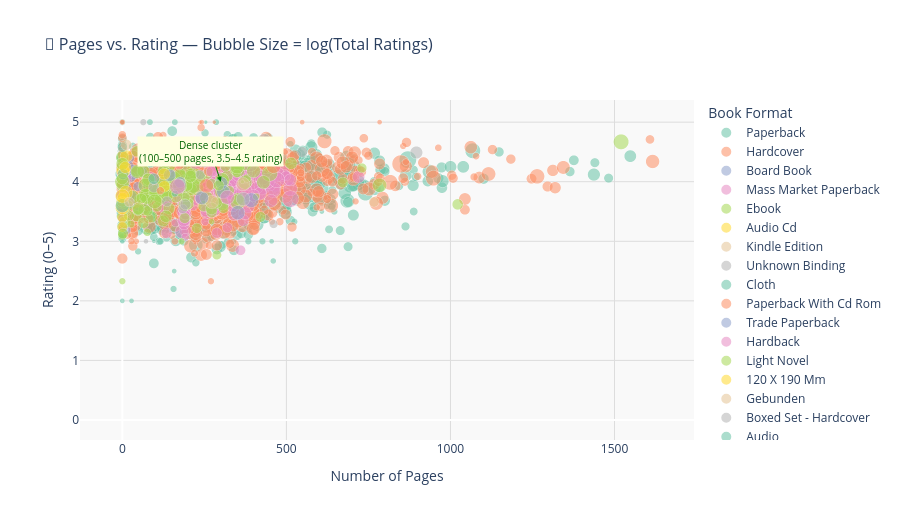

Notebook code cell kept with this figure:
### Markdown cell above
### Figure 3 · Pages vs. Rating — Interactive Scatter
*Converted from: Matplotlib Chart 3 + Seaborn scatterplot*

### Code cell
# ── Figure 3: Pages vs Rating — Interactive Scatter ──────────────────────────
sample3 = df[df['pages'] < 2000].sample(4000, random_state=42).copy()

# Add log of totalratings for bubble size
sample3['size_col'] = np.log1p(sample3['totalratings']) * 0.8

fig3 = px.scatter(
    sample3,
    x='pages', y='rating',
    color='bookformat',
    size='size_col',
    size_max=18,
    opacity=0.55,
    title='📄 Pages vs. Rating — Bubble Size = log(Total Ratings)',
    labels={'pages': 'Number of Pages', 'rating': 'Rating (0–5)',
            'bookformat': 'Format', 'size_col': 'log(totalratings)'},
    hover_data={'title': True, 'author': True,
                'pages': True, 'rating': ':.2f',
                'totalratings': ':,', 'size_col': False},
    color_discrete_sequence=px.colors.qualitative.Set2
)

# Add a LOWESS-style trend line per format
fig3.update_traces(marker=dict(line=dict(width=0.3, color='white')))

fig3.add_annotation(
    x=300, y=4.0,
    text='Dense cluster<br>(100–500 pages, 3.5–4.5 rating)',
    showarrow=True, arrowhead=2, arrowcolor='green',
    font=dict(size=10, color='darkgreen'),
    bgcolor='lightyellow'
)

fig3.update_layout(
    plot_bgcolor='#f9f9f9',
    title_font_size=16,
    legend_title='Book Format',
    xaxis=dict(title='Number of Pages', showgrid=True, gridcolor='#ddd'),
    yaxis=dict(title='Rating (0–5)', showgrid=True, gridcolor='#ddd'),
    height=520
)

fig3.show()

### Figure 1 — Plotly figure (JSON) as saved in the notebook; plotly's stock layout.template omitted (floating-point values rounded to 4 significant figures; data arrays with more than 128 entries replaced by an {"elided": "..."} marker saying what was removed)
{"data": [{"customdata": {"elided": "2428x4 mixed values"}, "hovertemplate": "Format=Paperback<br>Number of Pages=%{x}<br>Rating (0–5)=%{y:.2f}<br>title=%{customdata[0]}<br>author=%{customdata[1]}<br>totalratings=%{customdata[2]:,}<extra></extra>", "legendgroup": "Paperback", "marker": {"color": "rgb(102,194,165)", "line": {"color": "white", "width": 0.3}, "opacity": 0.55, "size": {"elided": "2428 float values"}, "sizemode": "area", "sizeref": 0.03356, "symbol": "circle"}, "mode": "markers", "name": "Paperback", "showlegend": true, "type": "scattergl", "x": {"elided": "2428 int values"}, "xaxis": "x", "y": {"elided": "2428 float values"}, "yaxis": "y"}, {"customdata": {"elided": "1216x4 mixed values"}, "hovertemplate": "Format=Hardcover<br>Number of Pages=%{x}<br>Rating (0–5)=%{y:.2f}<br>title=%{customdata[0]}<br>author=%{customdata[1]}<br>totalratings=%{customdata[2]:,}<extra></extra>", "legendgroup": "Hardcover", "marker": {"color": "rgb(252,141,98)", "line": {"color": "white", "width": 0.3}, "opacity": 0.55, "size": {"elided": "1216 float values"}, "sizemode": "area", "sizeref": 0.03356, "symbol": "circle"}, "mode": "markers", "name": "Hardcover", "showlegend": true, "type": "scattergl", "x": {"elided": "1216 int values"}, "xaxis": "x", "y": {"elided": "1216 float values"}, "yaxis": "y"}, {"customdata": [["Le Temps Des Martyrs", "Jenny,Alexis Coridun", 18, 2.356], ["Hey, Diddle, Diddle: And Other Favorite Nursery Rhymes", "Hannah Wood", 50, 3.145], ["Corto Maltese : la maison dorÃ©e de Samarkand", "Hugo Pratt", 716, 5.26], ["Cornelius P. Mud, Are You Ready for Bed?", "Barney Saltzberg", 318, 4.612], ["What am I? Halloween", "Anne Margaret Lewis,Tom Mills", 61, 3.302], ["Il Ã©tait une fois en France, Tome 5 : Le petit juge de Melun", "Fabien Nury,Sylvain VallÃ©e", 129, 3.894], ["You Can Name 100 Trucks!", "Jim Becker,Andy Mayer", 20, 2.436], ["The Missing Christmas Tree", "Wilbert Awdry,Tommy Stubbs", 27, 2.666], ["Elmo's Little Library (Sesame Street) (Sesame Street (Random House))", "Sarah Albee,Constance Allen,Deborah November,Maggie Swanson,Tom Leigh", 18, 2.356], ["City by the Silt Sea", "Shane Lacy Hensley", 21, 2.473], ["Corrupt Practices: A Parker Stern Novel", "Robert Rotstein", 182, 4.168], ["Lift-the-Flap Tab: Trucks", "Roger Priddy", 107, 3.746], ["Le GÃ©nie Des Alpages", "F'Murr", 39, 2.951], ["Mouse Paint", "Ellen Stoll Walsh", 15425, 7.715], ["Hush, Little Alien", "Daniel Kirk", 143, 3.976], ["My First Superman Book: Touch and Feel", "David Katz", 86, 3.573], ["Rain, Rain, Go Away", "Caroline Jayne Church", 193, 4.214]], "hovertemplate": "Format=Board Book<br>Number of Pages=%{x}<br>Rating (0–5)=%{y:.2f}<br>title=%{customdata[0]}<br>author=%{customdata[1]}<br>totalratings=%{customdata[2]:,}<extra></extra>", "legendgroup": "Board Book", "marker": {"color": "rgb(141,160,203)", "line": {"color": "white", "width": 0.3}, "opacity": 0.55, "size": [2.356, 3.145, 5.26, 4.612, 3.302, 3.894, 2.436, 2.666, 2.356, 2.473, 4.168, 3.746, 2.951, 7.715, 3.976, 3.573, 4.214], "sizemode": "area", "sizeref": 0.03356, "symbol": "circle"}, "mode": "markers", "name": "Board Book", "showlegend": true, "type": "scattergl", "x": [47, 0, 200, 26, 24, 60, 14, 12, 24, 192, 356, 18, 47, 32, 24, 12, 12], "xaxis": "x", "y": [3.5, 3.78, 4.36, 3.76, 3.64, 4.16, 3.9, 3.19, 4.39, 4.05, 3.7, 4.27, 3.92, 4.16, 4.08, 4.09, 3.61], "yaxis": "y"}, {"customdata": {"elided": "147x4 mixed values"}, "hovertemplate": "Format=Mass Market Paperback<br>Number of Pages=%{x}<br>Rating (0–5)=%{y:.2f}<br>title=%{customdata[0]}<br>author=%{customdata[1]}<br>totalratings=%{customdata[2]:,}<extra></extra>", "legendgroup": "Mass Market Paperback", "marker": {"color": "rgb(231,138,195)", "line": {"color": "white", "width": 0.3}, "opacity": 0.55, "size": {"elided": "147 float values"}, "sizemode": "area", "sizeref": 0.03356, "symbol": "circle"}, "mode": "markers", "name": "Mass Market Paperback", "showlegend": true, "type": "scattergl", "x": {"elided": "147 int values"}, "xaxis": "x", "y": {"elided": "147 float values"}, "yaxis": "y"}, {"customdata": {"elided": "126x4 mixed values"}, "hovertemplate": "Format=Ebook<br>Number of Pages=%{x}<br>Rating (0–5)=%{y:.2f}<br>title=%{customdata[0]}<br>author=%{customdata[1]}<br>totalratings=%{customdata[2]:,}<extra></extra>", "legendgroup": "Ebook", "marker": {"color": "rgb(166,216,84)", "line": {"color": "white", "width": 0.3}, "opacity": 0.55, "size": [5.12, 4.744, 5.207, 6.757, 2.951, 2.931, 4.689, 5.235, 3.856, 1.433, 4.176, 3.676, 2.606, 6.837, 3.716, 7.764, 5.948, 5.901, 6.156, 5.015, 4.185, 2.052, 4.845, 6.158, 4.724, 5.887, 3.959, 3.582, 4.929, 6.657, 5.953, 2.356, 4.891, 5.615, 5.41, 5.243, 5.477, 6.111, 5.401, 5.165, 6.259, 3.191, 5.375, 3.992, 4.673, 1.557, 6.725, 5.283, 6.198, 6.356, 3.775, 4.849, 5.709, 3.506, 5.807, 6.498, 8.711, 6.8, 5.236, 3.692, 7.68, 4.401, 4.758, 7.436, 5.893, 1.109, 3.651, 3.66, 4.967, 3.976, 5.892, 6.383, 4.508, 2.473, 3.731, 3.387, 6.115, 2.747, 3.206, 5.589, 4.584, 3.789, 6.705, 4.243, 4.889, 4.243, 4.656, 2.111, 5.456, 3.948, 5.855, 3.823, 4.388, 1.758, 2.867, 1.557, 6.56, 5.023, 7.047, 2.721, 4.783, 5.984, 0.5545, 4.154, 5.316, 5.526, 2.218, 1.664, 5.821, 6.734, 3.113, 8.139, 4.464, 5.092, 3.796, 4.231, 7.697, 4.878, 5.992, 7.239, 4.991, 4.9, 7.267, 3.545, 4.871, 4.544], "sizemode": "area", "sizeref": 0.03356, "symbol": "circle"}, "mode": "markers", "name": "Ebook", "showlegend": true, "type": "scattergl", "x": [0, 89, 126, 304, 288, 51, 116, 200, 43, 260, 272, 421, 320, 202, 128, 75, 68, 194, 352, 352, 109, 352, 7, 374, 304, 72, 44, 260, 514, 80, 304, 380, 67, 375, 144, 156, 0, 101, 0, 64, 46, 146, 235, 248, 208, 180, 226, 80, 234, 32, 672, 217, 127, 72, 104, 303, 335, 70, 190, 308, 200, 320, 200, 352, 347, 272, 314, 190, 15, 64, 164, 400, 142, 349, 178, 77, 256, 122, 326, 207, 117, 0, 350, 48, 140, 114, 210, 76, 150, 1022, 132, 58, 287, 408, 192, 0, 784, 98, 216, 0, 197, 124, 366, 272, 133, 178, 0, 344, 158, 304, 106, 449, 135, 172, 20, 125, 1520, 208, 430, 162, 49, 133, 0, 227, 272, 176], "xaxis": "x", "y": [4.24, 3.41, 3.94, 3.99, 2.77, 3.71, 3.83, 3.72, 4.17, 4.4, 3.96, 3.41, 4.32, 4.0, 3.9, 3.75, 3.77, 3.93, 4.19, 3.71, 3.92, 4.25, 3.32, 3.99, 3.88, 3.77, 3.42, 4.13, 4.31, 4.02, 3.63, 4.06, 3.53, 4.3, 4.13, 3.96, 4.41, 3.79, 3.94, 4.18, 4.17, 4.26, 4.08, 3.59, 3.95, 3.0, 3.89, 4.04, 4.07, 3.74, 3.99, 4.15, 4.16, 3.71, 3.84, 3.83, 4.4, 3.94, 3.61, 3.56, 4.21, 4.1, 3.63, 3.66, 4.22, 3.33, 4.26, 3.39, 3.6, 3.31, 3.98, 4.18, 3.55, 4.14, 3.84, 3.51, 3.73, 4.2, 3.85, 4.11, 3.74, 3.71, 4.25, 3.53, 3.8, 3.7, 3.87, 3.15, 3.97, 3.62, 4.34, 3.72, 3.65, 3.75, 3.74, 2.33, 3.94, 3.85, 3.93, 3.1, 3.94, 3.98, 4.0, 3.49, 3.84, 4.09, 4.33, 4.71, 4.06, 4.03, 3.58, 4.14, 3.76, 3.95, 3.43, 3.34, 4.67, 4.09, 3.99, 3.77, 3.55, 3.42, 4.0, 3.22, 3.55, 4.13], "yaxis": "y"}, {"customdata": [["Doctor Who: I.D. and Urgent Calls", "Eddie Robson", 131, 3.906], ["As Texas Goes...: How the Lone Star State Hijacked the American Agenda", "Gail Collins", 924, 5.464], ["The Art of Intelligence", "Henry A. Crumpton,David Colacci", 2482, 6.254], ["Doctor Who: The Perpetual Bond", "Simon Guerrier", 80, 3.516], ["The Neuroscience of Change: A Compassion-Based Program for Personal Transformation", "Kelly McGonigal", 212, 4.289], ["We're Alive: A Story of Survival, the First Season", "K.C. Wayland", 830, 5.378], ["Doctor Who: The Wishing Beast and The Vanity Box", "Paul Magrs", 121, 3.843], ["We Are All Weird: The Myth of Mass and The End of Compliance", "Seth Godin", 3630, 6.558], ["The Knights' Tales Collection: Book 1: Sir Lancelot the Great; Book 2: Sir Givret the Short; Book 3: Sir Gawain the True; Book 4: Sir Balin the Ill-Fated", "Gerald Morris", 87, 3.582], ["A Perfect Time for Pandas", "Mary Pope Osborne", 2366, 6.216], ["Doctor Who: The Wanderer", "Richard Dinnick", 77, 3.485]], "hovertemplate": "Format=Audio Cd<br>Number of Pages=%{x}<br>Rating (0–5)=%{y:.2f}<br>title=%{customdata[0]}<br>author=%{customdata[1]}<br>totalratings=%{customdata[2]:,}<extra></extra>", "legendgroup": "Audio Cd", "marker": {"color": "rgb(255,217,47)", "line": {"color": "white", "width": 0.3}, "opacity": 0.55, "size": [3.906, 5.464, 6.254, 3.516, 4.289, 5.378, 3.843, 6.558, 3.582, 6.216, 3.485], "sizemode": "area", "sizeref": 0.03356, "symbol": "circle"}, "mode": "markers", "name": "Audio Cd", "showlegend": true, "type": "scattergl", "x": [0, 0, 11, 1, 6, 12, 0, 0, 5, 2, 0], "xaxis": "x", "y": [3.41, 3.65, 3.82, 3.74, 4.17, 4.43, 3.24, 3.57, 4.28, 4.18, 3.66], "yaxis": "y"}, {"customdata": [["The Paleo Manifesto: Ancient Wisdom for Lifelong Health", "John Durant", 1408, 5.801], ["A More Perfect Heaven: How Copernicus Revolutionized the Cosmos", "Dava Sobel", 1878, 6.031]], "hovertemplate": "Format=Kindle Edition<br>Number of Pages=%{x}<br>Rating (0–5)=%{y:.2f}<br>title=%{customdata[0]}<br>author=%{customdata[1]}<br>totalratings=%{customdata[2]:,}<extra></extra>", "legendgroup": "Kindle Edition", "marker": {"color": "rgb(229,196,148)", "line": {"color": "white", "width": 0.3}, "opacity": 0.55, "size": [5.801, 6.031], "sizemode": "area", "sizeref": 0.03356, "symbol": "circle"}, "mode": "markers", "name": "Kindle Edition", "showlegend": true, "type": "scattergl", "x": [368, 273], "xaxis": "x", "y": [3.96, 3.66], "yaxis": "y"}, {"customdata": [["Dungeons & Dragons Fantasy Roleplaying Game: An Essential D&D Starter Set", "James Wyatt,Jeremy Crawford,Mike Mearls,Bill Slavicsek,Rodney Thompson,Larry Elmore,Ralph Horsley", 158, 4.055], ["Click, Volume 3", "Youngran Lee", 37, 2.91], ["Gurahl", "Jackie Cassada,Nicky Rea", 82, 3.535], ["Financial Accounting For Decision Makers", "Peter Atrill,Eddie McLaney", 24, 2.575], ["God of the Empty-Handed: Poverty, Power, and the Kingdom of God", "Jayakumar Christian", 57, 3.248], ["Life in a Jewish Family: Her Unfinished Autobiographical Account", "Edith Stein", 105, 3.731], ["The Essays of Warren Buffett: Lessons for Corporate America", "Warren Buffett", 6203, 6.986], ["50 Fabulous Pineapple Motifs to Crochet (Leisure Arts #4864)", "Rita Weiss", 5, 1.433]], "hovertemplate": "Format=Unknown Binding<br>Number of Pages=%{x}<br>Rating (0–5)=%{y:.2f}<br>title=%{customdata[0]}<br>author=%{customdata[1]}<br>totalratings=%{customdata[2]:,}<extra></extra>", "legendgroup": "Unknown Binding", "marker": {"color": "rgb(179,179,179)", "line": {"color": "white", "width": 0.3}, "opacity": 0.55, "size": [4.055, 2.91, 3.535, 2.575, 3.248, 3.731, 6.986, 1.433], "sizemode": "area", "sizeref": 0.03356, "symbol": "circle"}, "mode": "markers", "name": "Unknown Binding", "showlegend": true, "type": "scattergl", "x": [96, 184, 136, 461, 238, 548, 246, 64], "xaxis": "x", "y": [3.91, 3.54, 3.67, 3.29, 4.12, 4.5, 4.36, 5.0], "yaxis": "y"}, {"customdata": [["The Standard Edition of the Complete Psychological Works, 24 Vols", "Sigmund Freud,James Strachey,Anna Freud", 55, 3.22]], "hovertemplate": "Format=Cloth<br>Number of Pages=%{x}<br>Rating (0–5)=%{y:.2f}<br>title=%{customdata[0]}<br>author=%{customdata[1]}<br>totalratings=%{customdata[2]:,}<extra></extra>", "legendgroup": "Cloth", "marker": {"color": "rgb(102,194,165)", "line": {"color": "white", "width": 0.3}, "opacity": 0.55, "size": [3.22], "sizemode": "area", "sizeref": 0.03356, "symbol": "circle"}, "mode": "markers", "name": "Cloth", "showlegend": true, "type": "scattergl", "x": [0], "xaxis": "x", "y": [4.58], "yaxis": "y"}, {"customdata": [["The Only Astrology Book You'll Ever Need", "Joanna Martine Woolfolk", 3806, 6.596]], "hovertemplate": "Format=Paperback With Cd Rom<br>Number of Pages=%{x}<br>Rating (0–5)=%{y:.2f}<br>title=%{customdata[0]}<br>author=%{customdata[1]}<br>totalratings=%{customdata[2]:,}<extra></extra>", "legendgroup": "Paperback With Cd Rom", "marker": {"color": "rgb(252,141,98)", "line": {"color": "white", "width": 0.3}, "opacity": 0.55, "size": [6.596], "sizemode": "area", "sizeref": 0.03356, "symbol": "circle"}, "mode": "markers", "name": "Paperback With Cd Rom", "showlegend": true, "type": "scattergl", "x": [461], "xaxis": "x", "y": [4.26], "yaxis": "y"}, {"customdata": [["Donnybrook", "Frank Bill", 1481, 5.841], ["Forbidden Embers", "Tessa Adams", 529, 5.018], ["Coin Locker Babies", "RyÅ« Murakami,Stephen    Snyder", 7953, 7.185], ["Precinct 13", "Tate Hallaway", 1514, 5.859]], "hovertemplate": "Format=Trade Paperback<br>Number of Pages=%{x}<br>Rating (0–5)=%{y:.2f}<br>title=%{customdata[0]}<br>author=%{customdata[1]}<br>totalratings=%{customdata[2]:,}<extra></extra>", "legendgroup": "Trade Paperback", "marker": {"color": "rgb(141,160,203)", "line": {"color": "white", "width": 0.3}, "opacity": 0.55, "size": [5.841, 5.018, 7.185, 5.859], "sizemode": "area", "sizeref": 0.03356, "symbol": "circle"}, "mode": "markers", "name": "Trade Paperback", "showlegend": true, "type": "scattergl", "x": [242, 302, 393, 308], "xaxis": "x", "y": [3.73, 3.98, 3.69, 3.83], "yaxis": "y"}, {"customdata": [["Toby's Room", "Pat Barker,Nicola  Barber", 3977, 6.631]], "hovertemplate": "Format=Hardback<br>Number of Pages=%{x}<br>Rating (0–5)=%{y:.2f}<br>title=%{customdata[0]}<br>author=%{customdata[1]}<br>totalratings=%{customdata[2]:,}<extra></extra>", "legendgroup": "Hardback", "marker": {"color": "rgb(231,138,195)", "line": {"color": "white", "width": 0.3}, "opacity": 0.55, "size": [6.631], "sizemode": "area", "sizeref": 0.03356, "symbol": "circle"}, "mode": "markers", "name": "Hardback", "showlegend": true, "type": "scattergl", "x": [320], "xaxis": "x", "y": [3.74], "yaxis": "y"}, {"customdata": [["ISã€ˆã‚¤ãƒ³ãƒ•ã‚£ãƒ‹ãƒƒãƒˆãƒ»ã‚¹ãƒˆãƒ©ãƒˆã‚¹ã€‰. 3 / IS Infinitto Sutoratosu. 3 [Infinite Stratos 3]", "Izuru Yumizuru,å¼“å¼¦ ã‚¤ã‚ºãƒ«,Okiura", 116, 3.81]], "hovertemplate": "Format=Light Novel<br>Number of Pages=%{x}<br>Rating (0–5)=%{y:.2f}<br>title=%{customdata[0]}<br>author=%{customdata[1]}<br>totalratings=%{customdata[2]:,}<extra></extra>", "legendgroup": "Light Novel", "marker": {"color": "rgb(166,216,84)", "line": {"color": "white", "width": 0.3}, "opacity": 0.55, "size": [3.81], "sizemode": "area", "sizeref": 0.03356, "symbol": "circle"}, "mode": "markers", "name": "Light Novel", "showlegend": true, "type": "scattergl", "x": [294], "xaxis": "x", "y": [3.94], "yaxis": "y"}, {"customdata": [["Jak zostaÅ‚em pisarzem (prÃ³ba autobiografii intelektualnej)", "Andrzej Stasiuk,Kamil Targosz", 231, 4.357]], "hovertemplate": "Format=120 X 190 Mm<br>Number of Pages=%{x}<br>Rating (0–5)=%{y:.2f}<br>title=%{customdata[0]}<br>author=%{customdata[1]}<br>totalratings=%{customdata[2]:,}<extra></extra>", "legendgroup": "120 X 190 Mm", "marker": {"color": "rgb(255,217,47)", "line": {"color": "white", "width": 0.3}, "opacity": 0.55, "size": [4.357], "sizemode": "area", "sizeref": 0.03356, "symbol": "circle"}, "mode": "markers", "name": "120 X 190 Mm", "showlegend": true, "type": "scattergl", "x": [128], "xaxis": "x", "y": [3.92], "yaxis": "y"}, {"customdata": [["Die Flamme der Nacht", "Gesa Schwartz", 90, 3.609]], "hovertemplate": "Format=Gebunden<br>Number of Pages=%{x}<br>Rating (0–5)=%{y:.2f}<br>title=%{customdata[0]}<br>author=%{customdata[1]}<br>totalratings=%{customdata[2]:,}<extra></extra>", "legendgroup": "Gebunden", "marker": {"color": "rgb(229,196,148)", "line": {"color": "white", "width": 0.3}, "opacity": 0.55, "size": [3.609], "sizemode": "area", "sizeref": 0.03356, "symbol": "circle"}, "mode": "markers", "name": "Gebunden", "showlegend": true, "type": "scattergl", "x": [767], "xaxis": "x", "y": [3.66], "yaxis": "y"}, {"customdata": [["The Art of Computer Programming, Volumes 1-3 Boxed Set", "Donald Ervin Knuth", 729, 5.274]], "hovertemplate": "Format=Boxed Set - Hardcover<br>Number of Pages=%{x}<br>Rating (0–5)=%{y:.2f}<br>title=%{customdata[0]}<br>author=%{customdata[1]}<br>totalratings=%{customdata[2]:,}<extra></extra>", "legendgroup": "Boxed Set - Hardcover", "marker": {"color": "rgb(179,179,179)", "line": {"color": "white", "width": 0.3}, "opacity": 0.55, "size": [5.274], "sizemode": "area", "sizeref": 0.03356, "symbol": "circle"}, "mode": "markers", "name": "Boxed Set - Hardcover", "showlegend": true, "type": "scattergl", "x": [896], "xaxis": "x", "y": [4.49], "yaxis": "y"}, {"customdata": [["Ancient Light", "John Banville", 2972, 6.398], ["The Bridge at Dong Ha", "John Grider Miller", 148, 4.003]], "hovertemplate": "Format=Audio<br>Number of Pages=%{x}<br>Rating (0–5)=%{y:.2f}<br>title=%{customdata[0]}<br>author=%{customdata[1]}<br>totalratings=%{customdata[2]:,}<extra></extra>", "legendgroup": "Audio", "marker": {"color": "rgb(102,194,165)", "line": {"color": "white", "width": 0.3}, "opacity": 0.55, "size": [6.398, 4.003], "sizemode": "area", "sizeref": 0.03356, "symbol": "circle"}, "mode": "markers", "name": "Audio", "showlegend": true, "type": "scattergl", "x": [0, 2], "xaxis": "x", "y": [3.6, 4.13], "yaxis": "y"}, {"customdata": [["The Wireworker's Companion", "Denise Peck,Jane Dickerson", 13, 2.111], ["Active Isolated Stretching: The Mattes Method", "Aaron L. Mattes", 47, 3.097], ["Complete Copyright", "Carrie Russell", 35, 2.867]], "hovertemplate": "Format=Spiral-Bound<br>Number of Pages=%{x}<br>Rating (0–5)=%{y:.2f}<br>title=%{customdata[0]}<br>author=%{customdata[1]}<br>totalratings=%{customdata[2]:,}<extra></extra>", "legendgroup": "Spiral-Bound", "marker": {"color": "rgb(252,141,98)", "line": {"color": "white", "width": 0.3}, "opacity": 0.55, "size": [2.111, 3.097, 2.867], "sizemode": "area", "sizeref": 0.03356, "symbol": "circle"}, "mode": "markers", "name": "Spiral-Bound", "showlegend": true, "type": "scattergl", "x": [116, 174, 262], "xaxis": "x", "y": [3.85, 4.28, 4.17], "yaxis": "y"}, {"customdata": [["Hoofprints in the Snow", "Joanna   Campbell,Karle Dickerson", 160, 4.065], ["Mes amis, mes amours", "Marc Levy", 3712, 6.576]], "hovertemplate": "Format=Mass Market<br>Number of Pages=%{x}<br>Rating (0–5)=%{y:.2f}<br>title=%{customdata[0]}<br>author=%{customdata[1]}<br>totalratings=%{customdata[2]:,}<extra></extra>", "legendgroup": "Mass Market", "marker": {"color": "rgb(141,160,203)", "line": {"color": "white", "width": 0.3}, "opacity": 0.55, "size": [4.065, 6.576], "sizemode": "area", "sizeref": 0.03356, "symbol": "circle"}, "mode": "markers", "name": "Mass Market", "showlegend": true, "type": "scattergl", "x": [176, 352], "xaxis": "x", "y": [3.99, 3.48], "yaxis": "y"}, {"customdata": [["Newspaper Designer's Handbook [With CDROM]", "Tim Harrower", 140, 3.959]], "hovertemplate": "Format=Spiral<br>Number of Pages=%{x}<br>Rating (0–5)=%{y:.2f}<br>title=%{customdata[0]}<br>author=%{customdata[1]}<br>totalratings=%{customdata[2]:,}<extra></extra>", "legendgroup": "Spiral", "marker": {"color": "rgb(231,138,195)", "line": {"color": "white", "width": 0.3}, "opacity": 0.55, "size": [3.959], "sizemode": "area", "sizeref": 0.03356, "symbol": "circle"}, "mode": "markers", "name": "Spiral", "showlegend": true, "type": "scattergl", "x": [272], "xaxis": "x", "y": [4.17], "yaxis": "y"}, {"customdata": [["The Steps to the Empty Throne", "Nigel Tranter", 376, 4.746], ["The Scarlet Plague", "Jack London", 6305, 6.999], ["The St. Clare's Story Collection", "Enid Blyton", 672, 5.209], ["A Wedding to Remember", "Emma Darcy,Dick Hill", 95, 3.651]], "hovertemplate": "Format=Audio Cassette<br>Number of Pages=%{x}<br>Rating (0–5)=%{y:.2f}<br>title=%{customdata[0]}<br>author=%{customdata[1]}<br>totalratings=%{customdata[2]:,}<extra></extra>", "legendgroup": "Audio Cassette", "marker": {"color": "rgb(166,216,84)", "line": {"color": "white", "width": 0.3}, "opacity": 0.55, "size": [4.746, 6.999, 5.209, 3.651], "sizemode": "area", "sizeref": 0.03356, "symbol": "circle"}, "mode": "markers", "name": "Audio Cassette", "showlegend": true, "type": "scattergl", "x": [0, 98, 0, 2], "xaxis": "x", "y": [4.05, 3.67, 4.3, 3.13], "yaxis": "y"}, {"customdata": [["The Safe Man: A Ghost Story", "Michael Connelly", 4517, 6.733], ["Gospel Deeps: Reveling in the Excellencies of Jesus", "Jared C. Wilson,Matt Chandler", 325, 4.63]], "hovertemplate": "Format=Audiobook<br>Number of Pages=%{x}<br>Rating (0–5)=%{y:.2f}<br>title=%{customdata[0]}<br>author=%{customdata[1]}<br>totalratings=%{customdata[2]:,}<extra></extra>", "legendgroup": "Audiobook", "marker": {"color": "rgb(255,217,47)", "line": {"color": "white", "width": 0.3}, "opacity": 0.55, "size": [6.733, 4.63], "sizemode": "area", "sizeref": 0.03356, "symbol": "circle"}, "mode": "markers", "name": "Audiobook", "showlegend": true, "type": "scattergl", "x": [0, 9], "xaxis": "x", "y": [3.76, 4.24], "yaxis": "y"}, {"customdata": [["Disney's Talespin Ghost Ship (A Little Golden Book)", "Andy Helfer", 53, 3.191]], "hovertemplate": "Format=Board<br>Number of Pages=%{x}<br>Rating (0–5)=%{y:.2f}<br>title=%{customdata[0]}<br>author=%{customdata[1]}<br>totalratings=%{customdata[2]:,}<extra></extra>", "legendgroup": "Board", "marker": {"color": "rgb(229,196,148)", "line": {"color": "white", "width": 0.3}, "opacity": 0.55, "size": [3.191], "sizemode": "area", "sizeref": 0.03356, "symbol": "circle"}, "mode": "markers", "name": "Board", "showlegend": true, "type": "scattergl", "x": [21], "xaxis": "x", "y": [3.66], "yaxis": "y"}, {"customdata": [["Toxic Heart", "Theo Lawrence", 2633, 6.301], ["Hellboy, Volume 5: Darkness Calls and The Wild Hunt", "Mike Mignola,Duncan Fegredo", 663, 5.199], ["Wyvernhail", "Amelia Atwater-Rhodes", 5255, 6.854], ["Risky Chance", "Alison Hart,Ruth Sanderson", 415, 4.825], ["Kanem-Borno: 1,000 Years of Splendor (The Kingdoms of Africa)", "Philip Koslow", 2, 0.8789]], "hovertemplate": "Format=Library Binding<br>Number of Pages=%{x}<br>Rating (0–5)=%{y:.2f}<br>title=%{customdata[0]}<br>author=%{customdata[1]}<br>totalratings=%{customdata[2]:,}<extra></extra>", "legendgroup": "Library Binding", "marker": {"color": "rgb(179,179,179)", "line": {"color": "white", "width": 0.3}, "opacity": 0.55, "size": [6.301, 5.199, 6.854, 4.825, 0.8789], "sizemode": "area", "sizeref": 0.03356, "symbol": "circle"}, "mode": "markers", "name": "Library Binding", "showlegend": true, "type": "scattergl", "x": [368, 432, 174, 160, 72], "xaxis": "x", "y": [3.71, 4.7, 3.93, 4.36, 3.0], "yaxis": "y"}, {"customdata": [["Nigel Jackson Tarot Minikit", "Nigel Jackson", 5, 1.433]], "hovertemplate": "Format=Misc. Supplies<br>Number of Pages=%{x}<br>Rating (0–5)=%{y:.2f}<br>title=%{customdata[0]}<br>author=%{customdata[1]}<br>totalratings=%{customdata[2]:,}<extra></extra>", "legendgroup": "Misc. Supplies", "marker": {"color": "rgb(102,194,165)", "line": {"color": "white", "width": 0.3}, "opacity": 0.55, "size": [1.433], "sizemode": "area", "sizeref": 0.03356, "symbol": "circle"}, "mode": "markers", "name": "Misc. Supplies", "showlegend": true, "type": "scattergl", "x": [160], "xaxis": "x", "y": [3.8], "yaxis": "y"}, {"customdata": [["The Absolute Sandman, Volume Two", "Neil Gaiman,Shawn McManus,Kelley Jones,Mike Dringenberg,Bryan Talbot,John Watkiss,Matt Wagner,Stan Woch,Colleen Doran,Duncan Eagleson,John Bolton,Malcolm Jones III,George Pratt,Dick Giordano,P. Craig Russell,Vince Locke,Daniel Vozzo,Steve Oliff,Todd Klein,Dave McKean", 7754, 7.165]], "hovertemplate": "Format=Slipcased Hardcover<br>Number of Pages=%{x}<br>Rating (0–5)=%{y:.2f}<br>title=%{customdata[0]}<br>author=%{customdata[1]}<br>totalratings=%{customdata[2]:,}<extra></extra>", "legendgroup": "Slipcased Hardcover", "marker": {"color": "rgb(252,141,98)", "line": {"color": "white", "width": 0.3}, "opacity": 0.55, "size": [7.165], "sizemode": "area", "sizeref": 0.03356, "symbol": "circle"}, "mode": "markers", "name": "Slipcased Hardcover", "showlegend": true, "type": "scattergl", "x": [616], "xaxis": "x", "y": [4.68], "yaxis": "y"}, {"customdata": [["The Enchiridion on Faith Hope and Love (Augustine Series 1)", "Augustine of Hippo,Bruce Harbert,John E. Rotelle", 577, 5.088]], "hovertemplate": "Format=Paper<br>Number of Pages=%{x}<br>Rating (0–5)=%{y:.2f}<br>title=%{customdata[0]}<br>author=%{customdata[1]}<br>totalratings=%{customdata[2]:,}<extra></extra>", "legendgroup": "Paper", "marker": {"color": "rgb(141,160,203)", "line": {"color": "white", "width": 0.3}, "opacity": 0.55, "size": [5.088], "sizemode": "area", "sizeref": 0.03356, "symbol": "circle"}, "mode": "markers", "name": "Paper", "showlegend": true, "type": "scattergl", "x": [144], "xaxis": "x", "y": [4.11], "yaxis": "y"}, {"customdata": [["Preacher, Volume 9: Alamo", "Garth Ennis,Steve Dillon", 20169, 7.93]], "hovertemplate": "Format=Comics<br>Number of Pages=%{x}<br>Rating (0–5)=%{y:.2f}<br>title=%{customdata[0]}<br>author=%{customdata[1]}<br>totalratings=%{customdata[2]:,}<extra></extra>", "legendgroup": "Comics", "marker": {"color": "rgb(231,138,195)", "line": {"color": "white", "width": 0.3}, "opacity": 0.55, "size": [7.93], "sizemode": "area", "sizeref": 0.03356, "symbol": "circle"}, "mode": "markers", "name": "Comics", "showlegend": true, "type": "scattergl", "x": [224], "xaxis": "x", "y": [4.34], "yaxis": "y"}, {"customdata": [["The Romance Angels Oracle Cards", "Doreen Virtue", 148, 4.003], ["Crochet to Go Deck: 25 Chic and Simple Patterns", "Alicia Bergin,Julie Toy", 14, 2.166]], "hovertemplate": "Format=Cards<br>Number of Pages=%{x}<br>Rating (0–5)=%{y:.2f}<br>title=%{customdata[0]}<br>author=%{customdata[1]}<br>totalratings=%{customdata[2]:,}<extra></extra>", "legendgroup": "Cards", "marker": {"color": "rgb(166,216,84)", "line": {"color": "white", "width": 0.3}, "opacity": 0.55, "size": [4.003, 2.166], "sizemode": "area", "sizeref": 0.03356, "symbol": "circle"}, "mode": "markers", "name": "Cards", "showlegend": true, "type": "scattergl", "x": [44, 26], "xaxis": "x", "y": [4.51, 3.29], "yaxis": "y"}, {"customdata": [["World of Greyhawk (Advanced Dungeons & Dragons Boxed Set)", "Gary Gygax", 326, 4.632]], "hovertemplate": "Format=Boxed Set<br>Number of Pages=%{x}<br>Rating (0–5)=%{y:.2f}<br>title=%{customdata[0]}<br>author=%{customdata[1]}<br>totalratings=%{customdata[2]:,}<extra></extra>", "legendgroup": "Boxed Set", "marker": {"color": "rgb(255,217,47)", "line": {"color": "white", "width": 0.3}, "opacity": 0.55, "size": [4.632], "sizemode": "area", "sizeref": 0.03356, "symbol": "circle"}, "mode": "markers", "name": "Boxed Set", "showlegend": true, "type": "scattergl", "x": [128], "xaxis": "x", "y": [4.13], "yaxis": "y"}, {"customdata": [["The Little Mermaid", "Robert Sabuda", 172, 4.123]], "hovertemplate": "Format=Novelty Book<br>Number of Pages=%{x}<br>Rating (0–5)=%{y:.2f}<br>title=%{customdata[0]}<br>author=%{customdata[1]}<br>totalratings=%{customdata[2]:,}<extra></extra>", "legendgroup": "Novelty Book", "marker": {"color": "rgb(229,196,148)", "line": {"color": "white", "width": 0.3}, "opacity": 0.55, "size": [4.123], "sizemode": "area", "sizeref": 0.03356, "symbol": "circle"}, "mode": "markers", "name": "Novelty Book", "showlegend": true, "type": "scattergl", "x": [12], "xaxis": "x", "y": [4.62], "yaxis": "y"}, {"customdata": [["In God's Arms, Tome 1", "Yonezou Nekota,Julie Gerriet", 105, 3.731]], "hovertemplate": "Format=Poche<br>Number of Pages=%{x}<br>Rating (0–5)=%{y:.2f}<br>title=%{customdata[0]}<br>author=%{customdata[1]}<br>totalratings=%{customdata[2]:,}<extra></extra>", "legendgroup": "Poche", "marker": {"color": "rgb(179,179,179)", "line": {"color": "white", "width": 0.3}, "opacity": 0.55, "size": [3.731], "sizemode": "area", "sizeref": 0.03356, "symbol": "circle"}, "mode": "markers", "name": "Poche", "showlegend": true, "type": "scattergl", "x": [192], "xaxis": "x", "y": [3.62], "yaxis": "y"}, {"customdata": [["Tillie Pierce", "Tanya  Anderson", 133, 3.918]], "hovertemplate": "Format=Library<br>Number of Pages=%{x}<br>Rating (0–5)=%{y:.2f}<br>title=%{customdata[0]}<br>author=%{customdata[1]}<br>totalratings=%{customdata[2]:,}<extra></extra>", "legendgroup": "Library", "marker": {"color": "rgb(102,194,165)", "line": {"color": "white", "width": 0.3}, "opacity": 0.55, "size": [3.918], "sizemode": "area", "sizeref": 0.03356, "symbol": "circle"}, "mode": "markers", "name": "Library", "showlegend": true, "type": "scattergl", "x": [96], "xaxis": "x", "y": [4.05], "yaxis": "y"}, {"customdata": [["The Halo Effect: ... and the Eight Other Business Delusions That Deceive Managers", "Philip M. Rosenzweig", 4973, 6.81]], "hovertemplate": "Format=Capa Dura<br>Number of Pages=%{x}<br>Rating (0–5)=%{y:.2f}<br>title=%{customdata[0]}<br>author=%{customdata[1]}<br>totalratings=%{customdata[2]:,}<extra></extra>", "legendgroup": "Capa Dura", "marker": {"color": "rgb(252,141,98)", "line": {"color": "white", "width": 0.3}, "opacity": 0.55, "size": [6.81], "sizemode": "area", "sizeref": 0.03356, "symbol": "circle"}, "mode": "markers", "name": "Capa Dura", "showlegend": true, "type": "scattergl", "x": [256], "xaxis": "x", "y": [3.93], "yaxis": "y"}, {"customdata": [["Wobbly: Rough and Tumble Story of an American Radical (American Autobiography)", "Ralph Chaplin", 12, 2.052]], "hovertemplate": "Format=Hardcover In Dust Jacket<br>Number of Pages=%{x}<br>Rating (0–5)=%{y:.2f}<br>title=%{customdata[0]}<br>author=%{customdata[1]}<br>totalratings=%{customdata[2]:,}<extra></extra>", "legendgroup": "Hardcover In Dust Jacket", "marker": {"color": "rgb(141,160,203)", "line": {"color": "white", "width": 0.3}, "opacity": 0.55, "size": [2.052], "sizemode": "area", "sizeref": 0.03356, "symbol": "circle"}, "mode": "markers", "name": "Hardcover In Dust Jacket", "showlegend": true, "type": "scattergl", "x": [435], "xaxis": "x", "y": [4.33], "yaxis": "y"}, {"customdata": [["The Death of Superman", "Dan Jurgens,Jerry Ordway,Dennis Janke,Denis Rodier,Louise Simonson,Karl Kesel,Roger Stern,Gerard Jones,Jon Bogdanove,Norm Rapmund,Tom Grummett,Jackson Butch Guice,Brett Breeding,Rick Burchett,Doug Hazlewood,M.D. Bright", 16402, 7.764]], "hovertemplate": "Format=Comic<br>Number of Pages=%{x}<br>Rating (0–5)=%{y:.2f}<br>title=%{customdata[0]}<br>author=%{customdata[1]}<br>totalratings=%{customdata[2]:,}<extra></extra>", "legendgroup": "Comic", "marker": {"color": "rgb(231,138,195)", "line": {"color": "white", "width": 0.3}, "opacity": 0.55, "size": [7.764], "sizemode": "area", "sizeref": 0.03356, "symbol": "circle"}, "mode": "markers", "name": "Comic", "showlegend": true, "type": "scattergl", "x": [168], "xaxis": "x", "y": [3.92], "yaxis": "y"}, {"customdata": [["Matrix Analysis and Applied Linear Algebra Book and Solutions Manual", "Carl Dean Meyer", 48, 3.113]], "hovertemplate": "Format=Textbook<br>Number of Pages=%{x}<br>Rating (0–5)=%{y:.2f}<br>title=%{customdata[0]}<br>author=%{customdata[1]}<br>totalratings=%{customdata[2]:,}<extra></extra>", "legendgroup": "Textbook", "marker": {"color": "rgb(166,216,84)", "line": {"color": "white", "width": 0.3}, "opacity": 0.55, "size": [3.113], "sizemode": "area", "sizeref": 0.03356, "symbol": "circle"}, "mode": "markers", "name": "Textbook", "showlegend": true, "type": "scattergl", "x": [730], "xaxis": "x", "y": [4.23], "yaxis": "y"}], "layout": {"annotations": [{"arrowcolor": "green", "arrowhead": 2, "bgcolor": "lightyellow", "font": {"color": "darkgreen", "size": 10}, "showarrow": true, "text": "Dense cluster<br>(100–500 pages, 3.5–4.5 rating)", "x": 300, "y": 4}], "height": 520, "legend": {"itemsizing": "constant", "title": {"text": "Book Format"}, "tracegroupgap": 0}, "plot_bgcolor": "#f9f9f9", "title": {"font": {"size": 16}, "text": "📄 Pages vs. Rating — Bubble Size = log(Total Ratings)"}, "xaxis": {"anchor": "y", "domain": [0, 1], "gridcolor": "#ddd", "showgrid": true, "title": {"text": "Number of Pages"}}, "yaxis": {"anchor": "x", "domain": [0, 1], "gridcolor": "#ddd", "showgrid": true, "title": {"text": "Rating (0–5)"}}}}
